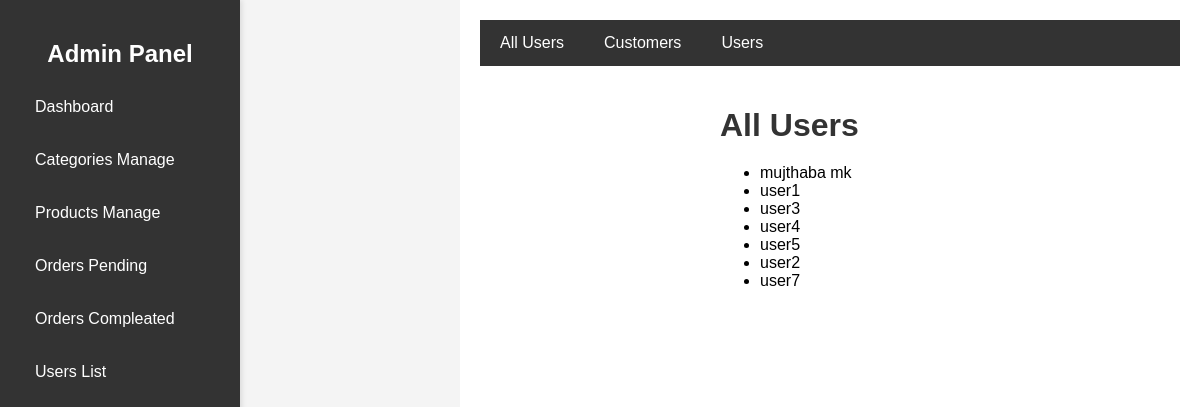
The app's page /admin_app/admin_app/users/ (signed in), older data.
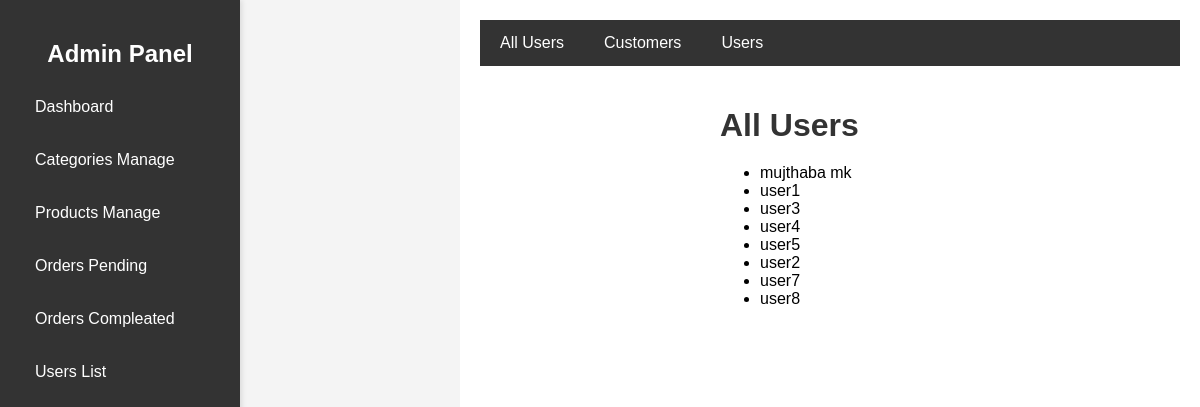
The same page, newer data.
### store/models.py (models this page shows, shortened)
class Customer(models.Model):
    user = models.OneToOneField(User, null=True, blank=True, on_delete=models.CASCADE)
    name = models.CharField(max_length=200, null=True)
    email = models.CharField(max_length=200)

### admin_app/views.py (the view)
# urls.py: path('admin_app/users/', views.users_list, name='users_list'),
@login_required
@user_passes_test(is_admin)
def users_list(request):
    total_users = Customer.objects.all()
    complete_orders = Order.objects.filter(complete=True)
    customer_ids_with_complete_orders = set(complete_orders.values_list('customer_id', flat=True))
    customers_with_complete_orders = Customer.objects.filter(id__in=customer_ids_with_complete_orders)
    only_users = total_users.exclude(id__in=customer_ids_with_complete_orders)
    return render(request, 'admin_app/users_list.html', {
        'total_users': total_users,
        'customers_with_complete_orders': customers_with_complete_orders,
        'only_users': only_users
    })

### admin_app/views.py (called while the page is built)
def is_admin(user):
    return user.is_superuser

### store/context_processors.py (called while the page is built)
def menu_link(request): #this function don't wanna call to work, it's defined in setting to work
    links_list = Category.objects.all()
    paginator3 = Paginator(links_list,8)
    try:
        page = int(request.GET.get('page', '1'))
    except:
        page = 1
    try:
        links = paginator3.page(page)
    except (InvalidPage,EmptyPage):
        links = paginator3.page(paginator3.num_pages)
    return dict(links = links)

def cart_data(request):
    data = cartData(request)
    cartItems = data['cartItems']
    return dict(cartItems = cartItems)

### store/models.py (called while the page is built)
    @property
    def get_cart_items(self):
        orderitems = self.orderitem_set.all()
        total = sum([item.quantity for item in orderitems])
        return total

### store/utils.py (called while the page is built, shortened)
def cartData(request):
	if request.user.is_authenticated:
		customer = request.user.customer
		order, created = Order.objects.get_or_create(customer=customer, complete=False)
		items = order.orderitem_set.all()
		cartItems = order.get_cart_items
		total_price_difference = 0
	return {'cartItems':cartItems ,'order':order, 'items':items, 'total_price_difference':total_price_difference}

### admin_app/templates/admin_app/users_list.html (shortened to what this page needs)
{% extends 'admin_app/base_admin.html' %}
{% block content %}
    <div class="navbar">
        <a href="#total_users" onclick="showSection('total_users')">All Users</a>
        <a href="#customers_with_complete_orders" onclick="showSection('customers_with_complete_orders')">Customers</a>
        <a href="#only_users" onclick="showSection('only_users')">Users</a>
    </div>
    <div class="content">
        <div id="total_users" class="section">
            <h1>All Users</h1>
            <ul>
                {% for user in total_users %}
                    <li>{{ user.name }}</li>
                {% endfor %}
            </ul>
        </div>
    </div>
{% endblock %}

Row changes from the older to the newer data that the page shows:
added Customer: name "user8"
